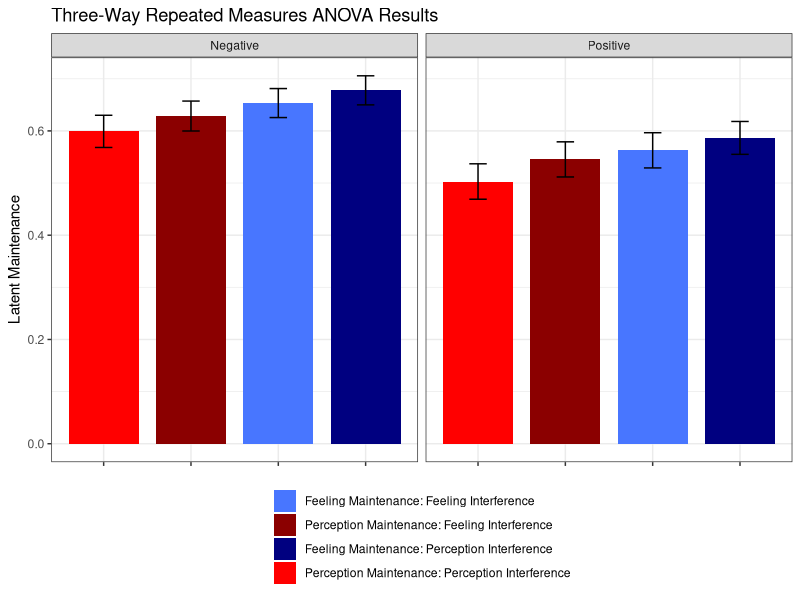

R code for this plot:
## ---- chunk 1
library(ggplot2)
library(ggsignif)

study1results <- data.frame(
  Maintenance_Task_Domain = rep(c("Perception Maintenance", "Feeling Maintenance"), each = 4), 
  Interference_Task_Domain = rep(c("Perception Interference", "Feeling Interference"), 2, each = 2),  
  Valence = rep(c("Positive", "Negative"), 4),
  Latent_Maintenance = c(.50295, .59911, .54535, .62849, .58661, .6778, .56274, .65339), 
  Standard_Error = c(.034, .0309, .0337, .0287, .0315, .0279, .0338, .0278)
)

study1results$Task_Interaction <- interaction(study1results$Maintenance_Task_Domain, study1results$Interference_Task_Domain, sep = ": ")

study1results$Maintenance_Task_Domain <- (factor(study1results$Maintenance_Task_Domain, levels = c("Perception Maintenance", "Feeling Maintenance")))

plot<- ggplot(study1results, aes(x = reorder(Task_Interaction, Latent_Maintenance), 
                          y = Latent_Maintenance, 
                          fill = Task_Interaction)) +
  geom_bar(stat = "identity", width = 0.8) +
  geom_errorbar(aes(ymin = Latent_Maintenance-Standard_Error, ymax = Latent_Maintenance+Standard_Error), position = position_dodge(0.9), width = 0.2) +
  facet_wrap(~ Valence, ncol = 2) +
  scale_fill_manual(values = c("Perception Maintenance: Perception Interference" = "red1", "Perception Maintenance: Feeling Interference" = "darkred", "Feeling Maintenance: Feeling Interference" = "royalblue1", "Feeling Maintenance: Perception Interference" = "navy")) + 
  labs(y = "Latent Maintenance", title = "Three-Way Repeated Measures ANOVA Results") + 
  theme_bw() + 
  theme(legend.position = "bottom", "legend.direction" = "vertical") +
  theme(axis.title.x = element_blank(), 
        axis.text.x = element_blank(), 
        legend.title = element_blank())

plot + geom_signif(comparisons = list (c("Perception Maintenance", "Feeling Maintenance")), map_signif_level = TRUE)
